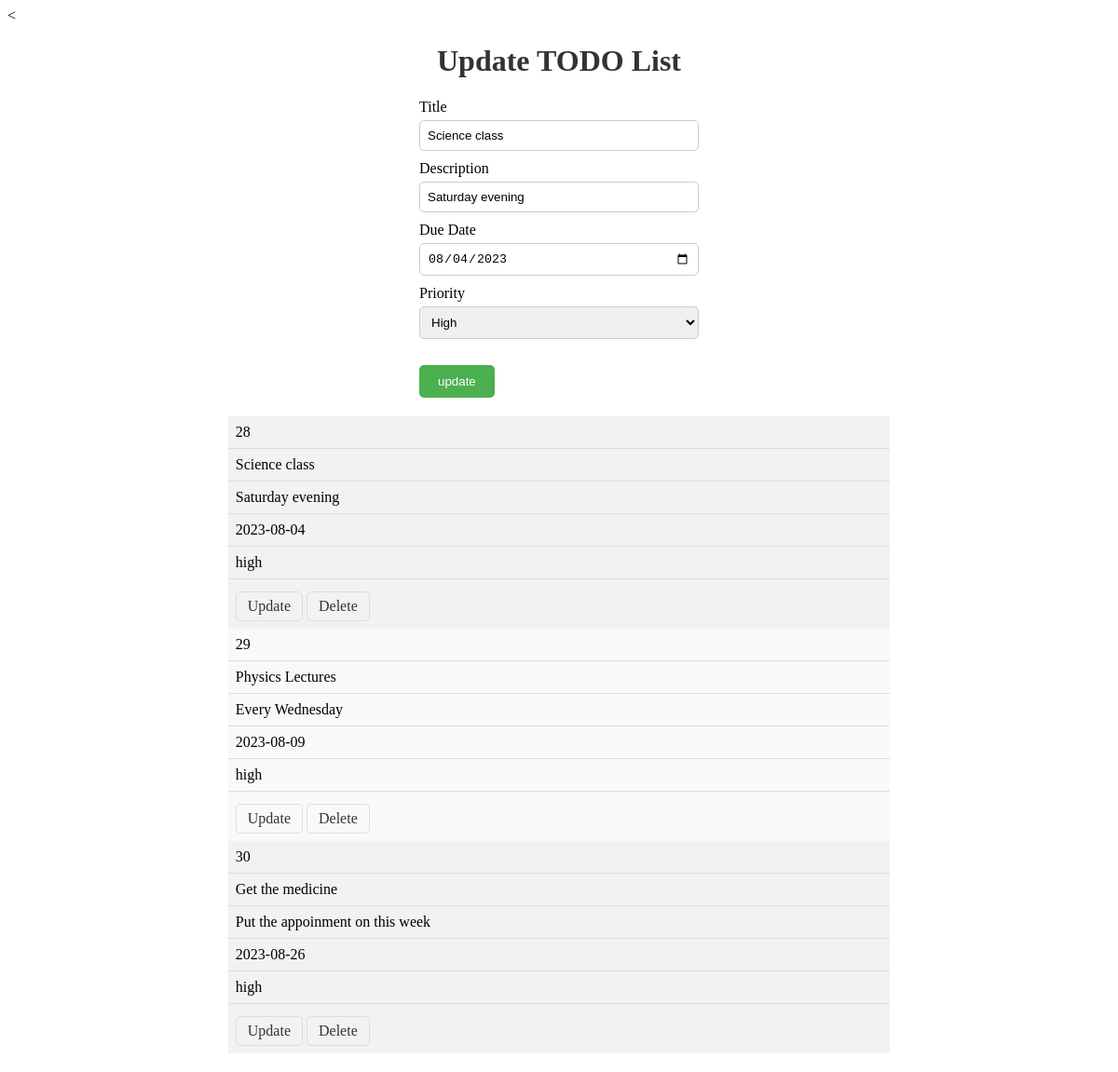
Page /index.php?id=28 on the committed database.
### tables this page shows
CREATE TABLE `details` (
  `id` int(11) NOT NULL,
  `title` varchar(100) NOT NULL,
  `description` varchar(200) NOT NULL,
  `date` date NOT NULL,
  `priority` varchar(100) NOT NULL
);

### index.php (the view, shortened to what this page needs)
<?php
    include ("connect.php");
    if(isset($_GET["id"])){
        $member_id = $_GET["id"];
        $query = "SELECT*from details WHERE id='$member_id'";
        $result = mysqli_query($con,$query);
        if($result){
            $row = mysqli_fetch_assoc($result);
            $title = $row['title'];
            $description = $row['description'];
            $date = $row['date'];
        }
        else{
            echo " Error fetching member details: ".mysqli_error($con);
            exit;
        }
    }
?>
<html>
<head>
<body>
<center><h1><?php if(isset($_GET["id"])){ echo "Update TODO List";} else {echo "TODO List";}?></h1></center>
<form action="index.php" method = "POST">
    <label for="title">Title</label>
    <input type="text" name = "title" value="<?php if(isset($_GET["id"])){ echo $title;} else {setValue("title");}?>">
    <br>
    <label for="description">Description</label>
    <input type="text" name = "description" value="<?php if(isset($_GET["id"])){ echo $description;} else {setValue("description");}?>">
    <br>
    <label for="date">Due Date</label>
    <input type="date" name = "date" value="<?php if(isset($_GET["id"])){ echo $date;} else {setValue("date");}?>">
    <br>
    <label for="Priority">Priority</label>
    <select name="priority" id="" >
        <option value="high" >High</option>
    </select>
    <br><br>
    <input type="submit" name="<?php if(isset($_GET["id"])) { echo "update";}else {echo "submit";}?>" value="<?php if(isset($_GET["id"])) { echo "update";}else {echo "submit";}?>">
</form>
<table>
    <tbody>
        <?php
            $query = "Select*FROM details";
            $result = mysqli_query($con,$query);
            while($row = mysqli_fetch_assoc($result)){?>
                <tr>
                    <td><?php echo $row['id'];?></td>
                    <td><?php echo $row['title'];?></td>
                    <td><?php echo $row['description'];?></td>
                    <td><?php echo $row['date'];?></td>
                    <td><?php echo $row['priority'];?></td>
                    <td><a href="index.php?id=<?php echo $row['id'];?>">Update</a>
                        <a href="delete.php?id=<?php echo $row['id'];?>">Delete</a>
                    </td>
                </tr>
            <?php
            }
            ?>
    </tbody>
</table>
</body>
</html>

### index.php (style rules this page uses)
h1 { color: #333; }
form { width: 300px; margin: 20px auto; }
label { display: block; margin-bottom: 5px; }
input[type="text"], input[type="date"], select { width: 100%; padding: 8px; margin-bottom: 10px; border: 1px solid #ccc; border-radius: 5px; }
select { width: 100%; }
input[type="submit"] { background-color: #4CAF50; color: #fff; border: none; padding: 10px 20px; cursor: pointer; border-radius: 5px; }
table { width: 60%; margin: 20px auto; border-collapse: collapse; }
th, td { padding: 8px; }
tr { background-color: #f9f9f9; }
tr:nth-child(odd) { background-color: #f2f2f2; }
td { border-bottom: 1px solid #ddd; display: block; padding: 8px; }
td:last-child { border-bottom: none; }
td a { display: inline-block; margin-top: 5px; text-decoration: none; padding: 6px 12px; border: 1px solid #ddd; border-radius: 5px; color: #333; }

### rows in the picture
details: title "Science class", description "Saturday evening", date "08/04/2023", id "28", date "2023-08-04", priority "high"
details: id "29", title "Physics Lectures", description "Every Wednesday", date "2023-08-09", priority "high"
details: id "30", title "Get the medicine", description "Put the appoinment on this week", date "2023-08-26", priority "high"
